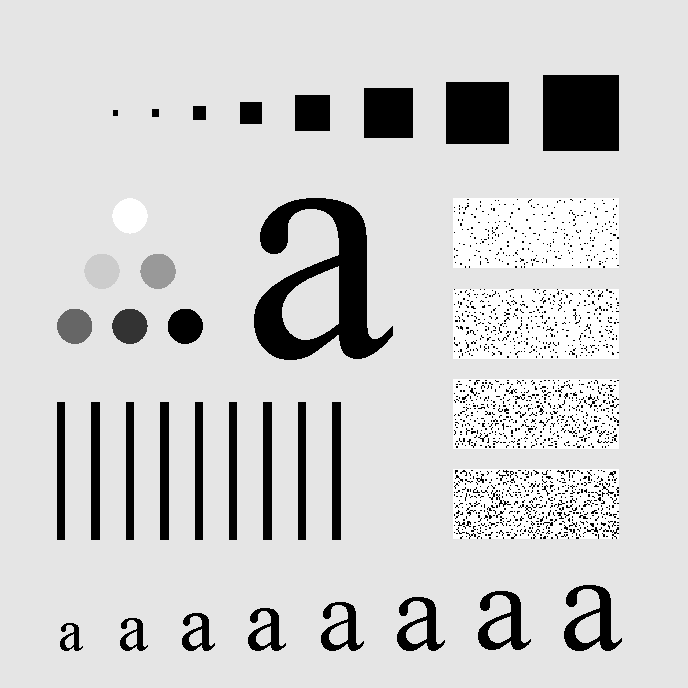
%> input picture myworkspace/picture_analyse_4/Fig0442(a)(characters_test_pattern).tif, 688 x 688 px
$ octave ilpf_test.m   (GNU Octave 9; MATLAB toolbox functions it lacks are replaced by stand-ins)
%> lines starting %> are read from the running program, lines starting %| are printed output that depends on the picture; in (x1, y1, x2, y2) boxes, pixels count from 0 and x2, y2 are one past the last pixel; in counts of white or black regions, pixels touching at a corner belong together; the program's own positions count from 1
### myworkspace/KEJIAN6/code/ilpf.m
function H = ilpf(D0,M)
% Create a ideal low pass filter

H = zeros(M,M);
[DX, DY] = meshgrid(1:M);
D = sqrt((DX-M/2-1).^2+(DY-M/2-1).^2);
MASK = (D<=D0);
H(MASK) = 1;

### myworkspace/KEJIAN6/code/ilpf_test.m
f = imread('..\data\Fig0442(a)(characters_test_pattern).tif');
%> f is the input picture: size 688x688 uint8; min 0, max 255, mean 207.3
[M,N] = size(f);
%> M = 688; N = 688
P = max(2*[M N]);% Padding size.
%> P = 1376

D0 = 460;% Use the same parameters as Figure 4.42, (10,30,160,460)
H = ilpf(D0,P);
%> in ilpf, `H(MASK) = 1;`:
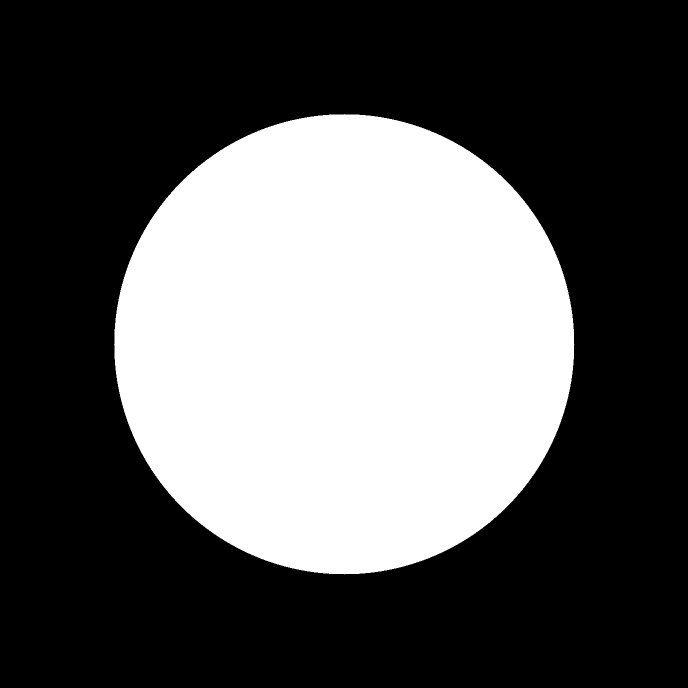
%> H: size 1376x1376 double (shown at 1/2 size); values 0 (black) and 1 (white), 35.1% white; 1 white region, box (x1, y1, x2, y2) and area: (228, 228, 1149, 1149) 664725

F = fftshift(fft2(f,P,P));
G = F.*H;
g = real(ifft2(ifftshift(G)));
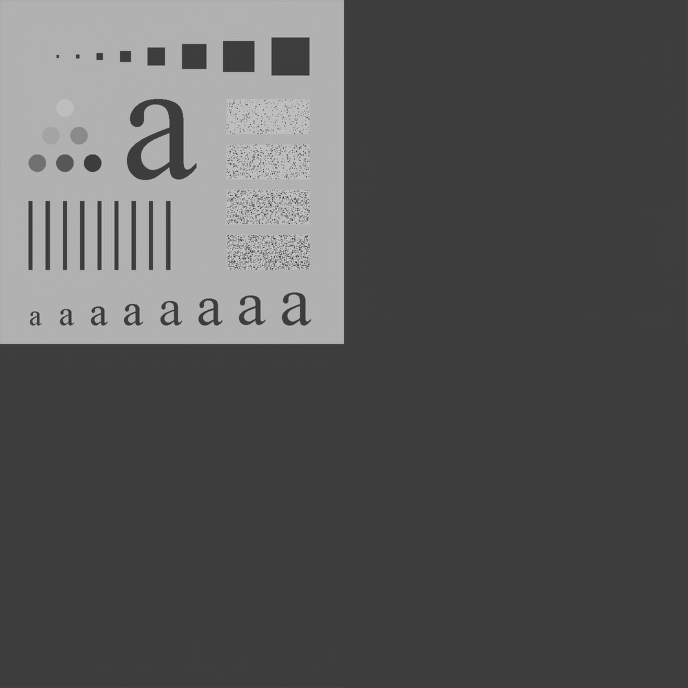
%> g: size 1376x1376 double (shown at 1/2 size); min -122.1, max 383.3, mean 51.8; drawn with min black and max white
g = g(1:M,1:N);
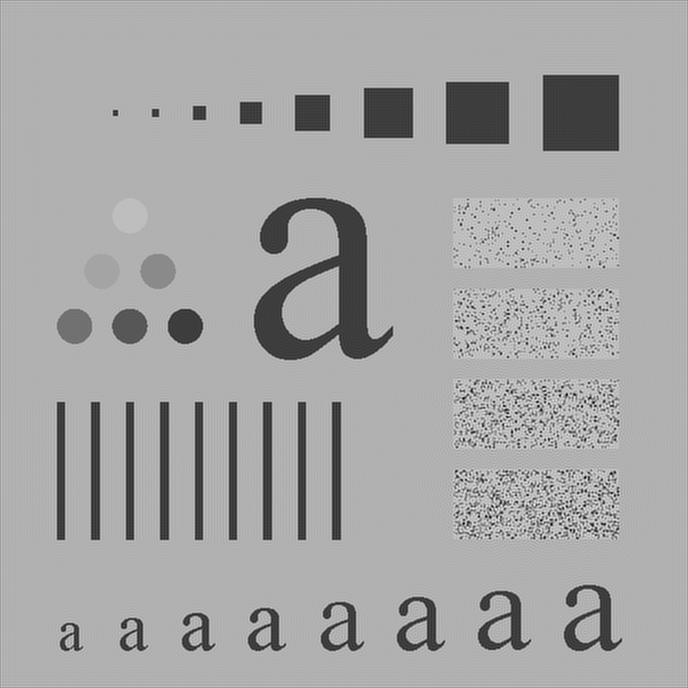
%> g: size 688x688 double; min -122.1, max 383.3, mean 207.2; drawn with min black and max white

close all
figure(1),imshow(f,[]);
figure(2),imshow(log(1+abs(F)),[]);
%> after `imshow(log(1+abs(F)),[])`:
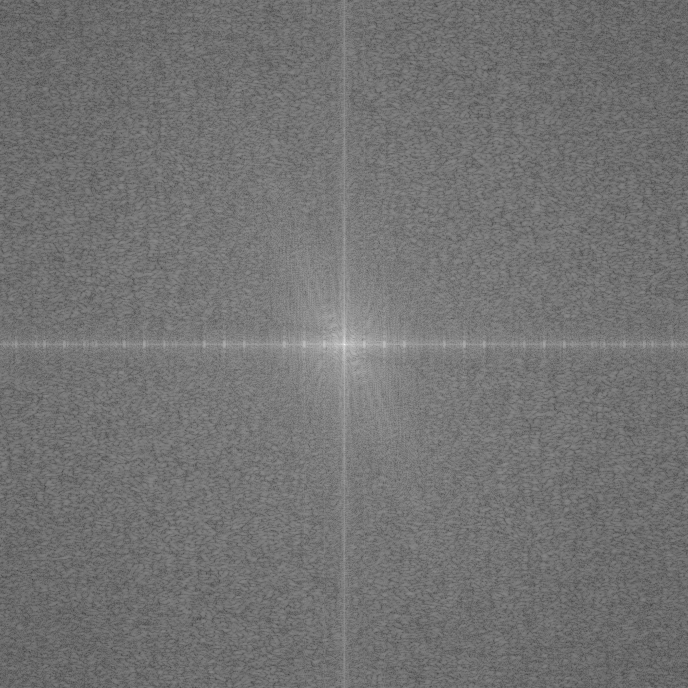
%> displayed picture: size 1376x1376, on the screen's scale of 0 to 255 (shown at 1/2 size); min 0, max 255, mean 114.6
figure(3),mesh(H(1:5:end,1:5:end)),colormap('jet');
%> after `colormap('jet')`:
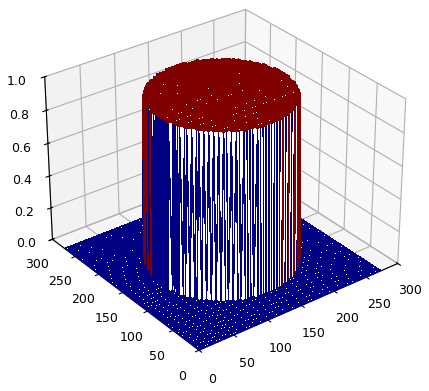
%> figure redrawn from the program's plot data
figure(4),imshow(H,[]);
figure(5),imshow(log(1+abs(G)),[]);
%> after `imshow(log(1+abs(G)),[])`:
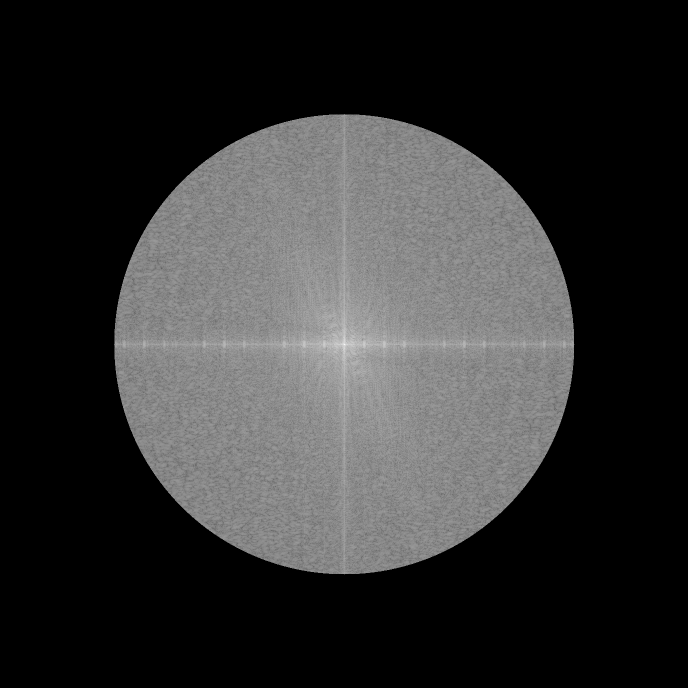
%> displayed picture: size 1376x1376, on the screen's scale of 0 to 255 (shown at 1/2 size); min 0, max 255, mean 48.8
figure(6),imshow(g,[]);
